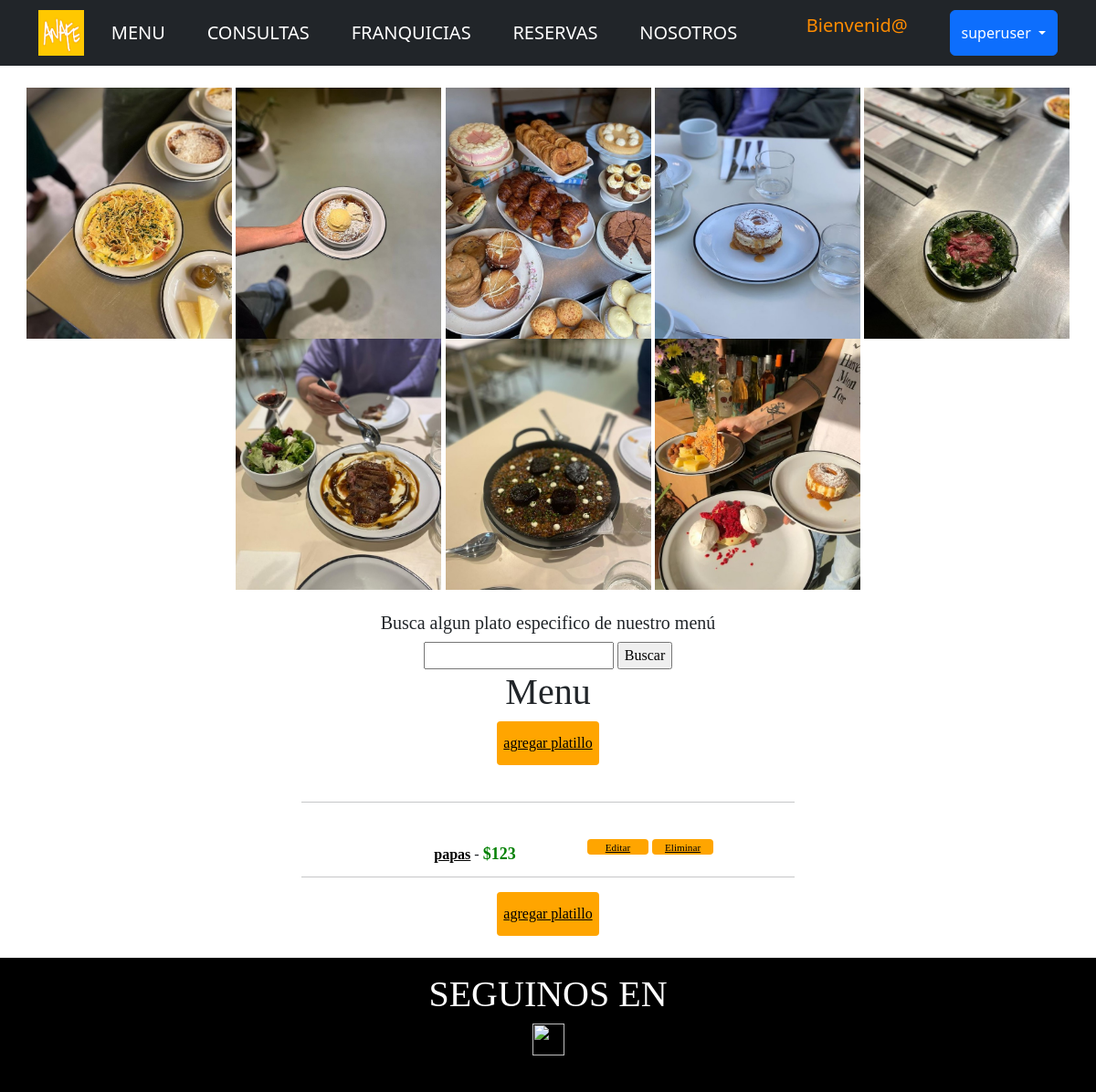
Before: /App_Resto/menu-listar/ (signed in) with the older database file.
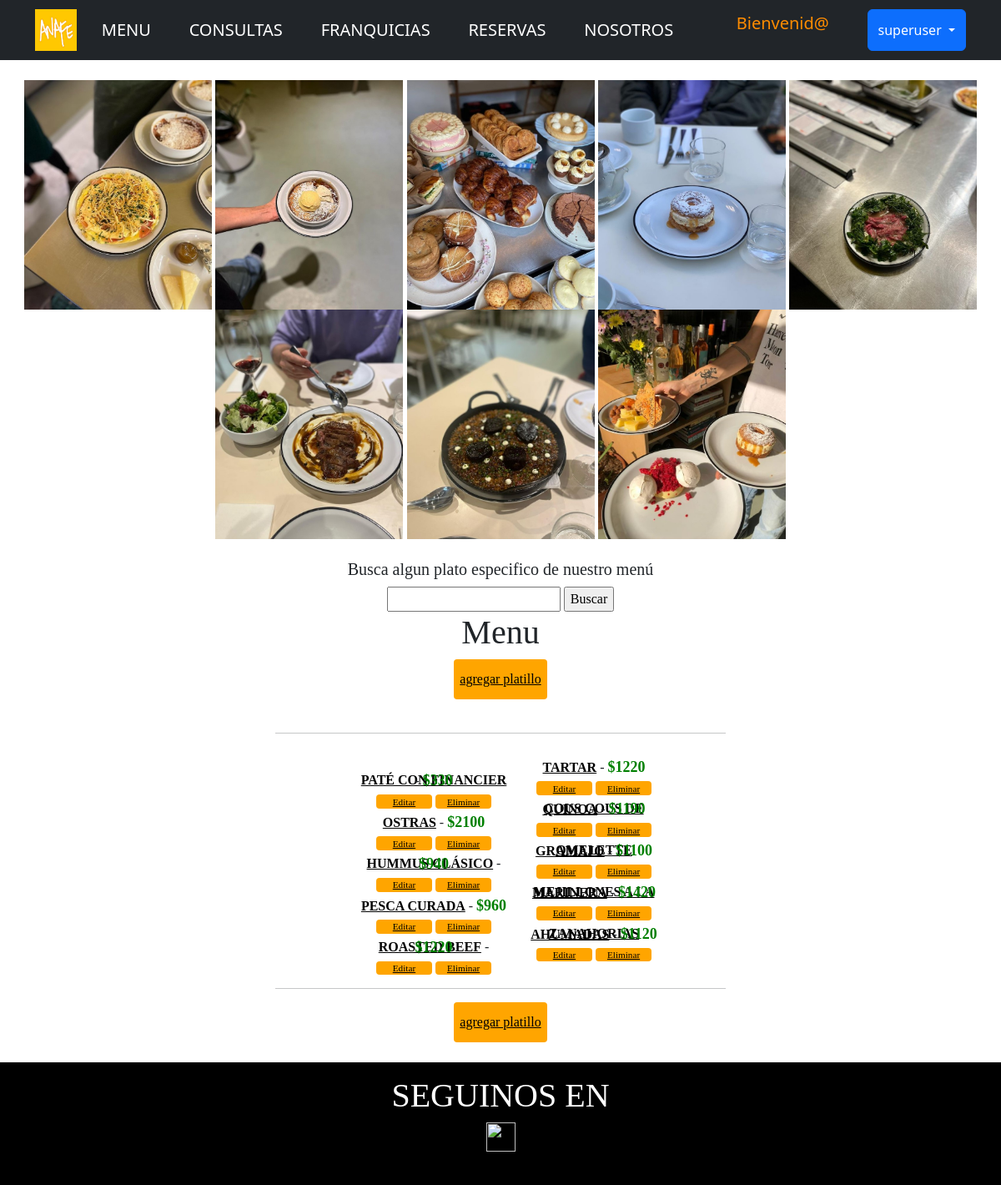
After: the same page with the newer database file.
### App_Resto/models.py (models this page shows, shortened)
class Productos(models.Model):
    nombre = models.CharField(max_length=150)
    descripcion = models.CharField(max_length=150)
    precio = models.IntegerField()
    tipo = models.CharField(max_length=30)
    imagen = models.ImageField(upload_to='productos')
    class Meta():
        verbose_name = 'Producto'
        verbose_name_plural = 'Productos'

### App_Resto/views.py (the view)
# urls.py: path('menu-listar/', menuListView.as_view(), name="MenuListar"),
class menuListView(LoginRequiredMixin, ListView):
    model = Productos
    template_name = "menu-listar.html"

### App_Resto/templates/menu-listar.html (shortened to what this page needs)
{% extends 'padre.html' %}
{% load static %}
{% block bloqueQueCambia %}
<html>
        <head>
        </head>
          <body style ="margin-left: 10em; margin-right: 1em">
            <br>
            <div class="Collage effect-parent">
              <center>
                <img src="{% static 'assets/img/1.jpg' %}" width="225" height="275" >
                <img src="{% static 'assets/img/2.jpg' %}" width="225" height="275">
                <img src="{% static 'assets/img/3.jpg' %}" width="225" height="275">
                <img src="{% static 'assets/img/4.jpg' %}" width="225" height="275">
                <img src="{% static 'assets/img/5.jpg' %}" width="225" height="275">
                <img src="{% static 'assets/img/6.jpg' %}" width="225" height="275">
                <img src="{% static 'assets/img/7.jpg' %}" width="225" height="275">
                <img src="{% static 'assets/img/8.jpg' %}" width="225" height="275">
                </center>
            </div>
            <div>
            <br>
            <center>
              <h5><font face="garamond">Busca algun plato especifico de nuestro menú</h5>
              <form action= "{% url 'Buscar' %}"  method="GET">{% csrf_token %}
                  <input type="text" name="prd">
                  <input type="submit" name="buscar" value= "Buscar">
              </form>
            </center>
            </div>
            <div>
                <center><h1>Menu</h1>
                    <button style="font-size: 1em; width: 14ch; height: 6ch;">
                    <a href="{% url 'MenuCrear' %}">agregar platillo</a></center>
                <br>
                <center><hr width="45%" color="black"  /></center>
                <br>
                <ul style="line-height: 0;">
                {% for producto in object_list %}
                <div><p style="line-height: 1">
                        <center><a href= "{% url 'MenuDetallar' producto.id %}"><spam style="font-weight: bold;"> {{producto.nombre}}</spam></a>  -  <spam style ="color: green; font-weight: bold; font-size: large;">${{producto.precio}}</spam>
                        </p>
                        <button style="font-size: 0.7em; width: 12ch; height: 3ch;" >
                            <a href="{% url 'MenuEditar' producto.id %}">Editar</a>
                        </button>
                        <button style="font-size: 0.7em; width: 12ch; height: 3ch;" >
                            <a href="{% url 'MenuEliminar' producto.id %}">Eliminar</a>
                        </button>
                    </div>
                {% endfor %}
            </ul>
                <center><hr width="45%" color="black"  />
                <button style="font-size: 1em; width: 14ch; height: 6ch;">
                <a href="{% url 'MenuCrear' %}">agregar platillo</a></center>
                <br>
            </div>
        </body>
</html>
{% endblock bloqueQueCambia %}

Changed rows visible on the page:
removed Productos: nombre "papas", precio "123"
added Productos: nombre "PATÉ CON FINANCIER", precio "330"
added Productos: nombre "OSTRAS", precio "2100"
added Productos: nombre "HUMMUS CLÁSICO", precio "940"
added Productos: nombre "PESCA CURADA", precio "960"
added Productos: nombre "ROASTED BEEF", precio "1220"
added Productos: nombre "TARTAR", precio "1220"
added Productos: nombre "COUS COUS DE QUINOA", precio "1190"
added Productos: nombre "OMELETTE GRAMAJO", precio "1100"
added Productos: nombre "MEJILLONES A LA MARINERA", precio "1420"
added Productos: nombre "ZANAHORIAS AHUMADAS", precio "1120"
